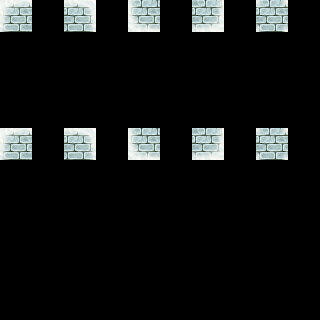

A level layout from a 2D game, rendered from its tile map. Below: a short description, then the map file with its tile-grid data intact:
An orthogonal 10x10 tile map with 32x32 px tiles, 3 tile layers (regions, input_start, output_start), 2 tilesets.

<map version="1.4" tiledversion="1.4.3" orientation="orthogonal" renderorder="right-down" width="10" height="10" tilewidth="32" tileheight="32" infinite="0" nextlayerid="6" nextobjectid="1">
 <tileset firstgid="1" name="BaseChip_pipo" tilewidth="32" tileheight="32" tilecount="1064" columns="8">
  <image source="Pipoya RPG Tileset 32x32/BaseChip_pipo.png" width="256" height="4256" />
  <tile id="208">
   <properties>
    <property name="collides" type="bool" value="true" />
   </properties>
  </tile>
  <tile id="209">
   <properties>
    <property name="collides" type="bool" value="true" />
   </properties>
  </tile>
  <tile id="210">
   <properties>
    <property name="collides" type="bool" value="true" />
   </properties>
  </tile>
  <tile id="211">
   <properties>
    <property name="collides" type="bool" value="true" />
   </properties>
  </tile>
  <tile id="212">
   <properties>
    <property name="collides" type="bool" value="true" />
   </properties>
  </tile>
  <tile id="213">
   <properties>
    <property name="collides" type="bool" value="true" />
   </properties>
  </tile>
  <tile id="214">
   <properties>
    <property name="collides" type="bool" value="true" />
   </properties>
  </tile>
  <tile id="215">
   <properties>
    <property name="collides" type="bool" value="true" />
   </properties>
  </tile>
  <tile id="216">
   <properties>
    <property name="collides" type="bool" value="true" />
   </properties>
  </tile>
  <tile id="217">
   <properties>
    <property name="collides" type="bool" value="true" />
   </properties>
  </tile>
  <tile id="218">
   <properties>
    <property name="collides" type="bool" value="true" />
   </properties>
  </tile>
  <tile id="219">
   <properties>
    <property name="collides" type="bool" value="true" />
   </properties>
  </tile>
  <tile id="220">
   <properties>
    <property name="collides" type="bool" value="true" />
   </properties>
  </tile>
  <tile id="221">
   <properties>
    <property name="collides" type="bool" value="true" />
   </properties>
  </tile>
  <tile id="222">
   <properties>
    <property name="collides" type="bool" value="true" />
   </properties>
  </tile>
  <tile id="223">
   <properties>
    <property name="collides" type="bool" value="true" />
   </properties>
  </tile>
  <tile id="717">
   <properties>
    <property name="collides" type="bool" value="true" />
   </properties>
  </tile>
  <tile id="718">
   <properties>
    <property name="collides" type="bool" value="true" />
   </properties>
  </tile>
  <tile id="719">
   <properties>
    <property name="collides" type="bool" value="true" />
   </properties>
  </tile>
  <tile id="725">
   <properties>
    <property name="collides" type="bool" value="true" />
   </properties>
  </tile>
  <tile id="727">
   <properties>
    <property name="collides" type="bool" value="true" />
   </properties>
  </tile>
  <tile id="733">
   <properties>
    <property name="collides" type="bool" value="true" />
   </properties>
  </tile>
  <tile id="734">
   <properties>
    <property name="collides" type="bool" value="true" />
   </properties>
  </tile>
  <tile id="735">
   <properties>
    <property name="collides" type="bool" value="true" />
   </properties>
  </tile>
  <tile id="741">
   <properties>
    <property name="collides" type="bool" value="true" />
   </properties>
  </tile>
  <tile id="742">
   <properties>
    <property name="collides" type="bool" value="true" />
   </properties>
  </tile>
  <tile id="743">
   <properties>
    <property name="collides" type="bool" value="true" />
   </properties>
  </tile>
  <tile id="749">
   <properties>
    <property name="collides" type="bool" value="true" />
   </properties>
  </tile>
  <tile id="751">
   <properties>
    <property name="collides" type="bool" value="true" />
   </properties>
  </tile>
  <tile id="757">
   <properties>
    <property name="collides" type="bool" value="true" />
   </properties>
  </tile>
  <tile id="758">
   <properties>
    <property name="collides" type="bool" value="true" />
   </properties>
  </tile>
  <tile id="759">
   <properties>
    <property name="collides" type="bool" value="true" />
   </properties>
  </tile>
 </tileset>
 <tileset firstgid="1065" name="Sols" tilewidth="32" tileheight="32" tilecount="480" columns="16">
  <image source="tilesets_png/Sols.png" width="512" height="960" />
 </tileset>
 <layer id="1" name="regions" width="10" height="10">
  <data encoding="csv">
5,0,5,0,5,0,5,0,5,0,
0,0,0,0,0,0,0,0,0,0,
0,0,0,0,0,0,0,0,0,0,
0,0,0,0,0,0,0,0,0,0,
2,0,2,0,2,0,2,0,2,0,
0,0,0,0,0,0,0,0,0,0,
0,0,0,0,0,0,0,0,0,0,
0,0,0,0,0,0,0,0,0,0,
0,0,0,0,0,0,0,0,0,0,
0,0,0,0,0,0,0,0,0,0
</data>
 </layer>
 <layer id="3" name="input_start" width="10" height="10">
  <data encoding="csv">
2684355755,0,2684355739,0,2684355756,0,2684355740,0,2684355724,0,
0,0,0,0,0,0,0,0,0,0,
0,0,0,0,0,0,0,0,0,0,
0,0,0,0,0,0,0,0,0,0,
1085,0,1086,0,1101,0,1102,0,1070,0,
0,0,0,0,0,0,0,0,0,0,
0,0,0,0,0,0,0,0,0,0,
0,0,0,0,0,0,0,0,0,0,
0,0,0,0,0,0,0,0,0,0,
0,0,0,0,0,0,0,0,0,0
</data>
 </layer>
 <layer id="2" name="output_start" width="10" height="10">
  <data encoding="csv">
1229,0,1230,0,1245,0,1246,0,1214,0,
0,0,0,0,0,0,0,0,0,0,
0,0,0,0,0,0,0,0,0,0,
0,0,0,0,0,0,0,0,0,0,
1229,0,1230,0,1245,0,1246,0,1214,0,
0,0,0,0,0,0,0,0,0,0,
0,0,0,0,0,0,0,0,0,0,
0,0,0,0,0,0,0,0,0,0,
0,0,0,0,0,0,0,0,0,0,
0,0,0,0,0,0,0,0,0,0
</data>
 </layer>
</map>
